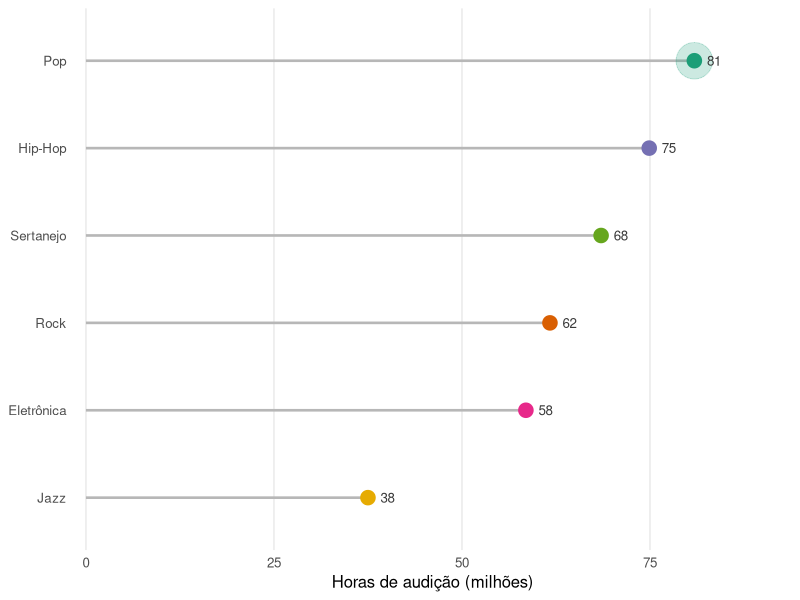

Generate this figure with R:
# Libraries
library(ggplot2)
library(dplyr)
library(forcats)
library(RColorBrewer)
library(jsonlite)

# Mesmo dado (mesma seed, mesma logica de geracao) do grafico irmao
# ranking/barplot-classico -- os numeros por genero batem entre as duas
# paginas de proposito, ver README. Aqui a granularidade por plataforma
# tambem e exportada, pra alimentar o detalhamento no hover da versao
# interativa.
set.seed(5817)

generos <- c("Pop", "Rock", "Hip-Hop", "Eletrônica", "Sertanejo", "Jazz")
plataformas <- c("Spotify", "Deezer", "YouTube Music", "Amazon Music")

pesos_base <- list(
  "Pop"        = c(0.45, 0.15, 0.25, 0.15),
  "Rock"       = c(0.20, 0.30, 0.20, 0.30),
  "Hip-Hop"    = c(0.50, 0.10, 0.30, 0.10),
  "Eletrônica" = c(0.35, 0.20, 0.30, 0.15),
  "Sertanejo"  = c(0.15, 0.45, 0.20, 0.20),
  "Jazz"       = c(0.25, 0.25, 0.25, 0.25)
)
total_base <- c("Pop" = 82, "Rock" = 61, "Hip-Hop" = 74, "Eletrônica" = 58, "Sertanejo" = 69, "Jazz" = 34)

dados <- do.call(rbind, lapply(generos, function(g) {
  horas <- total_base[[g]] * pesos_base[[g]] + rnorm(4, 0, 1.2)
  data.frame(genero = g, plataforma = plataformas, horas = round(pmax(horas, 0.4), 1))
}))

total <- dados %>%
  group_by(genero) %>%
  summarise(horas = round(sum(horas), 1), .groups = "drop") %>%
  mutate(genero = factor(genero, levels = generos))

paleta_generos <- setNames(brewer.pal(6, "Dark2"), generos)
genero_topo <- as.character(total$genero[which.max(total$horas)])

# ---------------------------------------------------------------------------
# Estatico: lollipop horizontal ordenado, com o item de maior valor destacado
# por um halo (em vez de so aumentar o ponto) e o valor exato rotulado ao
# lado de cada item.
# ---------------------------------------------------------------------------
total_ord <- total %>% mutate(genero = fct_reorder(genero, horas))

p <- ggplot(total_ord, aes(x = genero, y = horas)) +
  geom_segment(aes(xend = genero, y = 0, yend = horas), color = "#b7b7b7", linewidth = 0.9) +
  geom_point(data = filter(total_ord, genero == genero_topo), aes(color = genero), size = 12, alpha = 0.22) +
  geom_point(aes(color = genero), size = 4.6) +
  geom_text(aes(label = round(horas)), hjust = -0.9, size = 3.4, color = "#3a3a3a", family = "sans") +
  scale_color_manual(values = paleta_generos, guide = "none") +
  scale_y_continuous(expand = expansion(mult = c(0.02, 0.16))) +
  coord_flip() +
  labs(x = NULL, y = "Horas de audição (milhões)") +
  theme_minimal(base_size = 12) +
  theme(panel.grid.minor = element_blank(), panel.grid.major.y = element_blank())

ggsave("output.png", plot = p, width = 7.5, height = 5, dpi = 150)

# ---------------------------------------------------------------------------
# Versao interativa: D3. Mesmo principio de "mesma barra se reorganiza" do
# grafico irmao, aqui so com um toggle de ordem (crescente/decrescente) em
# vez de 5 estados -- e o hover mostra o detalhamento por plataforma que o
# estatico nao tem espaco pra mostrar.
# ---------------------------------------------------------------------------
viz <- list(
  meta = list(
    paletaGeneros = as.list(paleta_generos),
    generoTopo = genero_topo,
    nota = "Passe o cursor sobre um item pra ver o detalhamento por plataforma; use os botões pra inverter a ordem."
  ),
  itens = lapply(generos, function(g) {
    detalhe <- dados[dados$genero == g, c("plataforma", "horas")]
    list(
      genero = g,
      horas = total$horas[as.character(total$genero) == g],
      plataformas = lapply(seq_len(nrow(detalhe)), function(j) {
        list(plataforma = detalhe$plataforma[j], horas = detalhe$horas[j])
      })
    )
  })
)

write_json(viz, "data.json", auto_unbox = TRUE, digits = NA)
